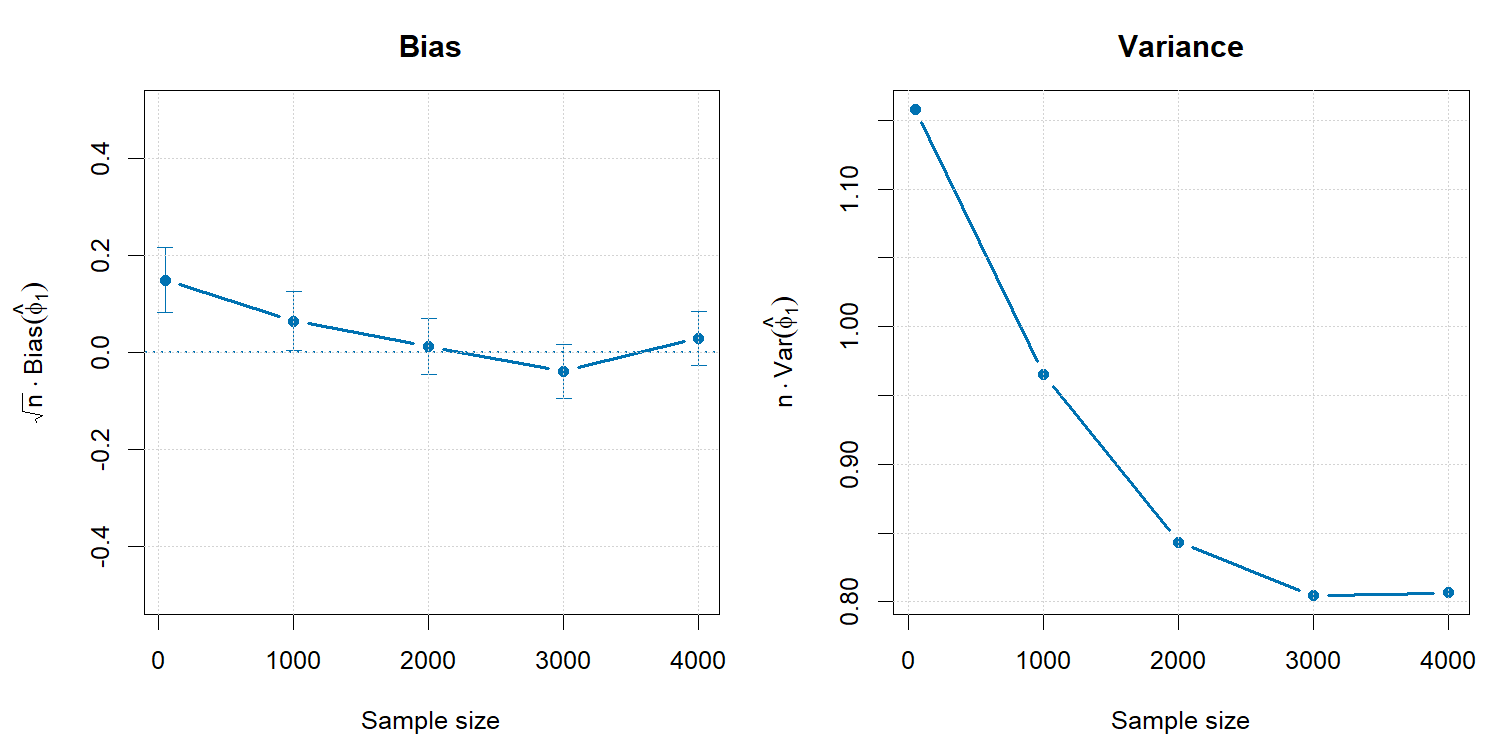

This chart was generated by the following R code:
library(MASS)
library(randomForest)
library(parallel)
library(doParallel)
library(foreach)

# Run from a working directory containing R2.R.
algorithm_file <- normalizePath("R2.R", mustWork = TRUE)
source(algorithm_file)

set.seed(123)

## ------------------------------------------------------------------
## Simulation settings
## ------------------------------------------------------------------
p <- 50
rho <- 0.5
presence_prob <- 0.2
sig <- 0.7
pseud <- 1e-10
target_dim <- 1

n_folds <- 3
n_reps <- 1000
n_cores <- 15
n_large <- 1e5 
sample_sizes <- c(50, 1000, 2000, 3000, 4000)
 
theta_plm <- 1

mu <- rep(0, p)
Sigma <- toeplitz(rho^(0:(p - 1)))

## ------------------------------------------------------------------
## Data-generating mechanism
## ------------------------------------------------------------------
generate_logistic_normal <- function(n, p, s, presence_prob) {   
  latent <- MASS::mvrnorm(
    n = n,
    mu = mu,
    Sigma = Sigma
  )
  
  composition <- exp(latent)
  composition <- composition / rowSums(composition)
  
  presence <- matrix(
    rbinom(n * s, size = 1, prob = presence_prob),
    nrow = n,
    ncol = s
  )
  composition[, seq_len(s)] <- composition[, seq_len(s), drop = FALSE] * presence
  
  row_total <- rowSums(composition)
  zero_rows <- row_total <= 0
  if (any(zero_rows)) stop("Unexpected all-zero composition.")
  
  composition / row_total
}

partial_linear_nuisance <- function(W, pseud) {
  log_W <- log(W + pseud)
  
  balance_1 <- log_W[, 2] - log_W[, 3]
  balance_2 <- log_W[, 4] - log_W[, 5]
  balance_3 <- log_W[, 6] - log_W[, 7]
  
  0.8 * sin(balance_1) + 0.5 * tanh(balance_2)^2 + 0.4 * tanh(balance_1) * tanh(balance_3)
}

get_true_regression <- function(X, target_dim, theta_plm, pseud) {
  reparam <- reparameterize(X = X, s = target_dim)
  L <- reparam$L
  W <- reparam$W
  
  h_value <- partial_linear_nuisance(W, pseud)
  f_original <- theta_plm * L + h_value
  f_perturbed <- theta_plm + h_value
  
  list(
    L = L,
    W = W,
    conditional_mean = f_original,
    perturbed_mean = f_perturbed,
    perturbation_contrast = f_perturbed - f_original
  )
}

## ------------------------------------------------------------------
## Numerical reference value
## ------------------------------------------------------------------
set.seed(20261021)
X_oracle <- generate_logistic_normal(
  n = n_large,
  p = p,
  s = s,
  presence_prob = presence_prob
)

truth_oracle <- get_true_regression(
  X = X_oracle,
  target_dim = target_dim,
  theta_plm = theta_plm,
  pseud = pseud
)

oracle_error <- rnorm(n_large, mean = 0, sd = sig)
Y_oracle <- truth_oracle$conditional_mean + oracle_error

oracle_numerator <- mean(truth_oracle$perturbation_contrast^2)
oracle_sigma_y_sq <- var(Y_oracle)
oracle_phi <- oracle_numerator / oracle_sigma_y_sq

## ------------------------------------------------------------------
## One finite-sample replicate
## ------------------------------------------------------------------
run_one_replication <- function(n_now, replication_id) {
  replication_seed <- 100L * n_now + replication_id
  set.seed(replication_seed)
  
  X <- generate_logistic_normal(
    n = n_now,
    p = p,
    s = s,
    presence_prob = presence_prob
  )
  
  truth <- get_true_regression(
    X = X,
    target_dim = target_dim,
    theta_plm = theta_plm,
    pseud = pseud
  )
  
  y <- truth$conditional_mean + rnorm(n_now, mean = 0, sd = sig)
    
  fit <- tryCatch(
    R2_partial_linear2(
      Y = y,
      L = truth$L,
      W = truth$W,  
      s = target_dim,  
      nfolds = n_folds,
      seed = replication_seed
    ),
    error = function(e) NULL
  )
  
  if (is.null(fit)) {
    return(data.frame(
      n = n_now,
      replication = replication_id,
      phi_hat = NA_real_
    ))
  }
  
  
  data.frame(
    n = n_now,
    replication = replication_id,
    phi_hat = fit$phi_hat
  )
}

## ------------------------------------------------------------------
## Monte Carlo experiment
## ------------------------------------------------------------------
cluster <- makeCluster(n_cores)
registerDoParallel(cluster)

clusterExport(cluster, "algorithm_file")
clusterEvalQ(cluster, {
  library(MASS)
  library(randomForest)
  source(algorithm_file)
  NULL
})

simulation_by_n <- vector("list", length(sample_sizes))
overall_start_time <- Sys.time()

for (n_index in seq_along(sample_sizes)) {
  n_now <- sample_sizes[n_index]
  n_start_time <- Sys.time()
  
  cat(
    sprintf(
      "\n[%d/%d] Starting n = %d at %s\n",
      n_index,
      length(sample_sizes),
      n_now,
      format(n_start_time, "%Y-%m-%d %H:%M:%S")
    )
  )
  flush.console()
  
  simulation_by_n[[n_index]] <- foreach(
    replication_id = seq_len(n_reps),
    .combine = rbind,
    .packages = c("MASS", "randomForest"),
    .export = c(
      "generate_logistic_normal",
      "partial_linear_nuisance",
      "get_true_regression",
      "run_one_replication",
      "p",
      "s",
      "presence_prob",
      "sig",
      "pseud",
      "target_dim",
      "n_folds",
      "theta_plm",
      "mu",
      "Sigma"
    )
  ) %dopar% {
    run_one_replication(
      n_now = n_now,
      replication_id = replication_id
    )
  }
  
  n_end_time <- Sys.time()
  elapsed_seconds <- as.numeric(
    difftime(n_end_time, n_start_time, units = "secs")
  )
  
  cat(
    sprintf(
      "[%d/%d] Finished n = %d; elapsed = %.2f minutes\n",
      n_index,
      length(sample_sizes),
      n_now,
      elapsed_seconds / 60
    )
  )
  flush.console()
}

simulation_results <- do.call(rbind, simulation_by_n)

stopCluster(cluster)
registerDoSEQ()

cat(
  sprintf(
    "\nAll sample sizes completed; total elapsed = %.2f minutes.\n",
    as.numeric(difftime(
      Sys.time(),
      overall_start_time,
      units = "mins"
    ))
  )
)

## ------------------------------------------------------------------
## Bias and variance summaries
## ------------------------------------------------------------------
summary_results <- do.call(
  rbind,
  lapply(sample_sizes, function(n_now) {
    results_now <- simulation_results[
      simulation_results$n == n_now &
        is.finite(simulation_results$phi_hat),
    ]
    
    estimates <- results_now$phi_hat
    mean_hat <- mean(estimates)
    bias_hat <- mean_hat - oracle_phi
    variance_hat <- var(estimates)
    bias_mcse <- sd(estimates) / sqrt(length(estimates))
    sqrt_n_bias_hat <- sqrt(n_now) * bias_hat
    sqrt_n_bias_mcse <- sqrt(n_now) * bias_mcse
    z_mc <- qnorm(0.975)
    
    data.frame(
      n = n_now,
      sqrt_n_bias = sqrt_n_bias_hat,
      sqrt_n_bias_lower = sqrt_n_bias_hat - z_mc * sqrt_n_bias_mcse,
      sqrt_n_bias_upper = sqrt_n_bias_hat + z_mc * sqrt_n_bias_mcse,
      n_variance = n_now * variance_hat
    )
  })
)

## ------------------------------------------------------------------
## Plotting
## ------------------------------------------------------------------
draw_convergence_figure <- function() {
  temp <- summary_results[order(summary_results$n), ]
  
  par(
    mfrow = c(1, 2),
    mar = c(4.5, 4.8, 3.0, 1.0),
    oma = c(0, 0, 0, 0)
  )
  
  plot(
    temp$n,
    temp$sqrt_n_bias,
    type = "b",
    pch = 16,
    lwd = 2,
    col = "#0072B2",
    ylim = c(-0.5, 0.5),
    xlab = "Sample size",
    ylab = expression(sqrt(n) %.% Bias(hat(phi)[1])),
    main = "Bias"
  )
  arrows(
    x0 = temp$n,
    y0 = temp$sqrt_n_bias_lower,
    x1 = temp$n,
    y1 = temp$sqrt_n_bias_upper,
    angle = 90,
    code = 3,
    length = 0.05,
    lwd = 1.2,
    col = "#0072B2"
  )
  abline(h = 0, lty = 3, lwd = 1.5, col = "#0072B2")
  grid()
  
  plot(
    temp$n,
    temp$n_variance,
    type = "b",
    pch = 16,
    lwd = 2,
    col = "#0072B2",
    xlab = "Sample size",
    ylab = expression(n %.% Var(hat(phi)[1])),
    main = "Variance"
  )
  grid()
}

png(
  filename = "VIPER_partial_linear_root_n.png",
  width = 1500,
  height = 750,
  res = 150
)
draw_convergence_figure()
dev.off()
